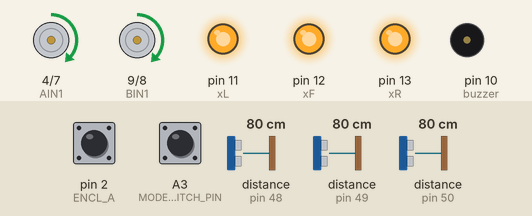
This sketch was run on a simulated Arduino Uno, built with avr-gcc and run on an emulated ATmega328P. Shown: motor-driver pin pairs drawn as motors (green arrow = first pin HIGH = forward, orange = second pin HIGH = backward, longer = more drive, scaled by the enable pin), output pins drawn as LEDs (lit = HIGH), buzzer (waves = sounding). The test bench sets the inputs (shaded band); at power-on: distance to the obstacle (sensors on pin 48, pin 49, pin 50) 80 cm, pin 2 (ENCL_A) HIGH, A3 (MODE_SWITCH_PIN) HIGH. What the sketch prints to the serial monitor is not drawn.

Above: at 3.2 s.
3.3 s: distance to the obstacle (sensor on pin 48) set to 5 cm
4.8 s: distance to the obstacle (sensor on pin 48) set to 2 cm
At 4.88 s:
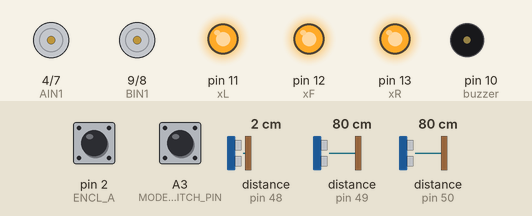
At 6.0 s:
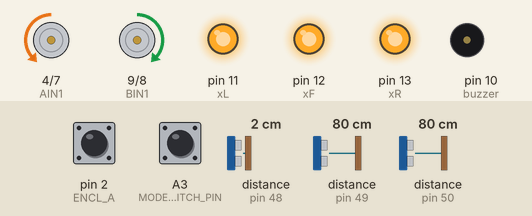
Timing chart, 0 to 7.8 s (numbered marks = the images above; inputs shaded):
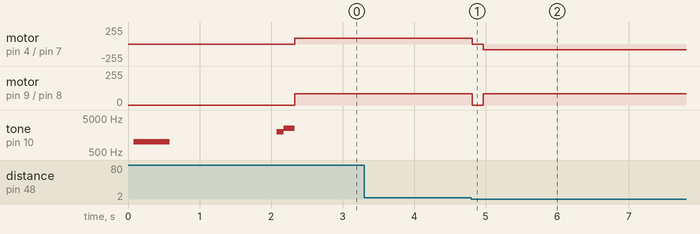

The sketch:

New_left_hand_follow.ino
```cpp
#include <Wire.h>
#include <VL53L0X.h>

// ================================================================
//                      PIN DEFINITIONS
// ================================================================
const int AIN1 = 4; const int AIN2 = 7; const int PWMA = 5;
const int BIN1 = 9; const int BIN2 = 8; const int PWMB = 6;
const int ENCL_A = 2; const int buzzer = 10;
const int xL = 11; const int xF = 12; const int xR = 13;

// *** MODE SWITCH ***
const int MODE_SWITCH_PIN = A3;

VL53L0X sensorL; VL53L0X sensorF; VL53L0X sensorR;
volatile long leftTicks = 0;
bool isFastRun = false; // Variable to store selected mode

// ================================================================
//               TUNING: FIXING THE CORNER HIT
// ================================================================
float Kp = 3.0;
float Kd = 1.0;
int BASE_SPEED = 85;
int MAX_SPEED = 110;
int WALL_DIST = 70;
int FRONT_STOP_DIST = 80;

// *** CRITICAL TUNING FOR TURNS ***
int TICKS_FOR_90 = 292;
int TICKS_FOR_180 = 609;
int TICKS_PER_CELL = 565;

//Drive further before turning to avoid hitting the corner
int INTERSECTION_OFFSET = 260;

float previousError = 0;

void countTicks() { leftTicks++; }

// ================================================================
//                      SETUP (SENSORS + SWITCH)
// ================================================================
void setup() {
  Serial.begin(9600);
  Wire.begin();

  // 1. Hardware Init
  pinMode(AIN1, OUTPUT); pinMode(AIN2, OUTPUT); pinMode(PWMA, OUTPUT);
  pinMode(BIN1, OUTPUT); pinMode(BIN2, OUTPUT); pinMode(PWMB, OUTPUT);
  pinMode(ENCL_A, INPUT_PULLUP);
  attachInterrupt(digitalPinToInterrupt(ENCL_A), countTicks, RISING);

  pinMode(xL, OUTPUT); pinMode(xF, OUTPUT); pinMode(xR, OUTPUT);
  digitalWrite(xL, LOW); digitalWrite(xF, LOW); digitalWrite(xR, LOW);
  delay(50);

  // 2. Mode Switch Init
  pinMode(MODE_SWITCH_PIN, INPUT_PULLUP); // for A3 switch

  // 3. Sensor Init
  digitalWrite(xL, HIGH); delay(10); sensorL.init(); sensorL.setAddress(0x31); sensorL.setTimeout(500);
  digitalWrite(xF, HIGH); delay(10); sensorF.init(); sensorF.setAddress(0x30); sensorF.setTimeout(500);
  digitalWrite(xR, HIGH); delay(10); sensorR.init(); sensorR.setAddress(0x32); sensorR.setTimeout(500);

  sensorL.startContinuous(); sensorF.startContinuous(); sensorR.startContinuous();

  // 4. Mode Selection Logic
  // Check switch on Pin A3
  if (digitalRead(MODE_SWITCH_PIN) == LOW) {
    // Switch Connected to GND -> Fast Mode
    isFastRun = true;
    Serial.println(">>> MODE: FAST RUN <<<");
    tone(buzzer, 3000, 100); delay(150); tone(buzzer, 3000, 100); // Double Beep
  } else {
    // Switch Open -> Search Mode
    isFastRun = false;
    Serial.println(">>> MODE: SEARCH RUN <<<");
    tone(buzzer, 1000, 500); // Long Beep
  }

  // 5. Safety Delay (Wait for hand to move)
  delay(2000);
  tone(buzzer, 2000, 300); // "GO" Sound
}

// ================================================================
//                      MOTOR ACTIONS
// ================================================================
void setMotors(int leftSpeed, int rightSpeed) {
  leftSpeed = constrain(leftSpeed, -MAX_SPEED, MAX_SPEED);
  rightSpeed = constrain(rightSpeed, -MAX_SPEED, MAX_SPEED);

  if (leftSpeed >= 0) { digitalWrite(AIN1, HIGH); digitalWrite(AIN2, LOW); analogWrite(PWMA, leftSpeed); }
  else                { digitalWrite(AIN1, LOW); digitalWrite(AIN2, HIGH); analogWrite(PWMA, -leftSpeed); }

  if (rightSpeed >= 0) { digitalWrite(BIN1, HIGH); digitalWrite(BIN2, LOW); analogWrite(PWMB, rightSpeed); }
  else                 { digitalWrite(BIN1, LOW); digitalWrite(BIN2, HIGH); analogWrite(PWMB, -rightSpeed); }
}

void brake() {
  digitalWrite(AIN1, HIGH); digitalWrite(AIN2, HIGH);
  digitalWrite(BIN1, HIGH); digitalWrite(BIN2, HIGH);
  analogWrite(PWMA, 255); analogWrite(PWMB, 255);
  delay(150);
  analogWrite(PWMA, 0); analogWrite(PWMB, 0);
}

void moveBlind(int ticks) {
  leftTicks = 0;
  setMotors(BASE_SPEED, BASE_SPEED);
  while(leftTicks < ticks) {
    if(sensorF.readRangeContinuousMillimeters() < 40) break;
  }
  brake();
}

void turn(bool right, int ticks) {
  leftTicks = 0;
  while (leftTicks < ticks) {
    if (right) setMotors(BASE_SPEED, -BASE_SPEED);
    else       setMotors(-BASE_SPEED, BASE_SPEED);
  }
  brake();
  previousError = 0;
  delay(200);
}

// ================================================================
//                      MAIN LOOP (SELECTOR)
// ================================================================
void loop() {
  if (isFastRun) {
    runFastCode();
  } else {
    runSearchCode();
  }
}

// ================================================================
//                  SEARCH MODE (LEFT HAND SOLVER)
// ================================================================
void runSearchCode() {
  int dL = sensorL.readRangeContinuousMillimeters();
  int dR = sensorR.readRangeContinuousMillimeters();
  int dF = sensorF.readRangeContinuousMillimeters();

  // --- PRIORITY 1: LEFT OPENING (Turn Left) ---
  if (dL > 200) {
    tone(buzzer, 2500, 150); // Alert!
    brake();

    // Drive DEEPER into intersection (260 ticks)
    moveBlind(INTERSECTION_OFFSET);

    // Turn Left
    turn(false, TICKS_FOR_90);

    // Enter new cell (Specific tuning adjustment)
    moveBlind(TICKS_PER_CELL - 200);
    return;
  }

  // --- PRIORITY 2: FRONT BLOCKED (Turn Right or U-Turn) ---
  if (dF < FRONT_STOP_DIST && dF > 5) {
    brake();

    if (dR > 200) {
       // Right is Open
       tone(buzzer, 1000, 150);
       turn(true, TICKS_FOR_90);
    } else {
       // Dead End
       tone(buzzer, 500, 400);
       turn(true, TICKS_FOR_180);
    }
    return;
  }

  // --- PRIORITY 3: PID STRAIGHT ---
  float error = 0;
  if (dR < 150)       error = WALL_DIST - dR;
  else if (dL < 150)  error = dL - WALL_DIST;

  float P = error * Kp;
  float D = (error - previousError) * Kd;
  float adjustment = P + D;
  previousError = error;

  setMotors(BASE_SPEED - adjustment, BASE_SPEED + adjustment);
}

// ================================================================
//                  FAST MODE (EMPTY FOR NOW)
// ================================================================
void runFastCode() {
  // Placeholder: Stop securely
  brake();
}
```

Measured:
- the behaviour switches between 4 and 3 cm on distance to the obstacle (sensor on pin 48) (found by bisection; images 0 and 1)
- after the input at 3.3 s, every drawn part: stays the same
- after the input at 4.8 s, motor on pin 4 (AIN1) / pin 7 (AIN2): forward 85/255 → stopped at once, → backward 85/255 0.15 s later; motor on pin 9 (BIN1) / pin 8 (BIN2): forward 85/255 → stopped at once, → forward 85/255 0.15 s later
- by itself, tone on pin 10 (buzzer): plays 1000 Hz for 0.50 s, 2000 Hz for 0.10 s, 2500 Hz for 0.15 s
